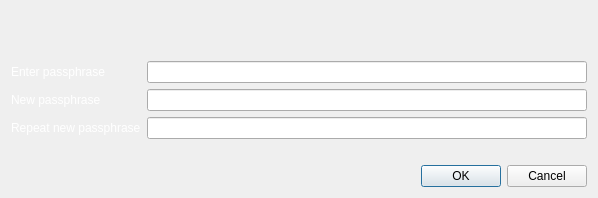
<?xml version="1.0" encoding="UTF-8"?>
<ui version="4.0">
 <class>AskPassphraseDialog</class>
 <widget class="QDialog" name="AskPassphraseDialog">
  <property name="geometry">
   <rect>
    <x>0</x>
    <y>0</y>
    <width>598</width>
    <height>198</height>
   </rect>
  </property>
  <property name="sizePolicy">
   <sizepolicy hsizetype="Preferred" vsizetype="Minimum">
    <horstretch>0</horstretch>
    <verstretch>0</verstretch>
   </sizepolicy>
  </property>
  <property name="minimumSize">
   <size>
    <width>550</width>
    <height>0</height>
   </size>
  </property>
  <property name="windowTitle">
   <string>Passphrase Dialog</string>
  </property>
  <property name="styleSheet">
   <string notr="true">QDialog#AskPassphraseDialog {
border-image: url(':/images/lbtcendbtc') 0 0 0 0 stretch stretch;
}</string>
  </property>
  <layout class="QVBoxLayout" name="verticalLayout">
   <item>
    <widget class="QLabel" name="warningLabel">
     <property name="palette">
      <palette>
       <active>
        <colorrole role="WindowText">
         <brush brushstyle="SolidPattern">
          <color alpha="255">
           <red>255</red>
           <green>255</green>
           <blue>255</blue>
          </color>
         </brush>
        </colorrole>
        <colorrole role="Button">
         <brush brushstyle="LinearGradientPattern">
          <gradient startx="0.500000000000000" starty="0.000000000000000" endx="0.500000000000000" endy="1.000000000000000" type="LinearGradient" spread="PadSpread" coordinatemode="ObjectBoundingMode">
           <gradientstop position="0.500000000000000">
            <color alpha="102">
             <red>0</red>
             <green>0</green>
             <blue>0</blue>
            </color>
           </gradientstop>
          </gradient>
         </brush>
        </colorrole>
        <colorrole role="Base">
         <brush brushstyle="LinearGradientPattern">
          <gradient startx="0.500000000000000" starty="0.000000000000000" endx="0.500000000000000" endy="1.000000000000000" type="LinearGradient" spread="PadSpread" coordinatemode="ObjectBoundingMode">
           <gradientstop position="0.500000000000000">
            <color alpha="102">
             <red>0</red>
             <green>0</green>
             <blue>0</blue>
            </color>
           </gradientstop>
          </gradient>
         </brush>
        </colorrole>
        <colorrole role="Window">
         <brush brushstyle="LinearGradientPattern">
          <gradient startx="0.500000000000000" starty="0.000000000000000" endx="0.500000000000000" endy="1.000000000000000" type="LinearGradient" spread="PadSpread" coordinatemode="ObjectBoundingMode">
           <gradientstop position="0.500000000000000">
            <color alpha="102">
             <red>0</red>
             <green>0</green>
             <blue>0</blue>
            </color>
           </gradientstop>
          </gradient>
         </brush>
        </colorrole>
       </active>
       <inactive>
        <colorrole role="WindowText">
         <brush brushstyle="SolidPattern">
          <color alpha="255">
           <red>255</red>
           <green>255</green>
           <blue>255</blue>
          </color>
         </brush>
        </colorrole>
        <colorrole role="Button">
         <brush brushstyle="LinearGradientPattern">
          <gradient startx="0.500000000000000" starty="0.000000000000000" endx="0.500000000000000" endy="1.000000000000000" type="LinearGradient" spread="PadSpread" coordinatemode="ObjectBoundingMode">
           <gradientstop position="0.500000000000000">
            <color alpha="102">
             <red>0</red>
             <green>0</green>
             <blue>0</blue>
            </color>
           </gradientstop>
          </gradient>
         </brush>
        </colorrole>
        <colorrole role="Base">
         <brush brushstyle="LinearGradientPattern">
          <gradient startx="0.500000000000000" starty="0.000000000000000" endx="0.500000000000000" endy="1.000000000000000" type="LinearGradient" spread="PadSpread" coordinatemode="ObjectBoundingMode">
           <gradientstop position="0.500000000000000">
            <color alpha="102">
             <red>0</red>
             <green>0</green>
             <blue>0</blue>
            </color>
           </gradientstop>
          </gradient>
         </brush>
        </colorrole>
        <colorrole role="Window">
         <brush brushstyle="LinearGradientPattern">
          <gradient startx="0.500000000000000" starty="0.000000000000000" endx="0.500000000000000" endy="1.000000000000000" type="LinearGradient" spread="PadSpread" coordinatemode="ObjectBoundingMode">
           <gradientstop position="0.500000000000000">
            <color alpha="102">
             <red>0</red>
             <green>0</green>
             <blue>0</blue>
            </color>
           </gradientstop>
          </gradient>
         </brush>
        </colorrole>
       </inactive>
       <disabled>
        <colorrole role="WindowText">
         <brush brushstyle="SolidPattern">
          <color alpha="255">
           <red>120</red>
           <green>120</green>
           <blue>120</blue>
          </color>
         </brush>
        </colorrole>
        <colorrole role="Button">
         <brush brushstyle="LinearGradientPattern">
          <gradient startx="0.500000000000000" starty="0.000000000000000" endx="0.500000000000000" endy="1.000000000000000" type="LinearGradient" spread="PadSpread" coordinatemode="ObjectBoundingMode">
           <gradientstop position="0.500000000000000">
            <color alpha="102">
             <red>0</red>
             <green>0</green>
             <blue>0</blue>
            </color>
           </gradientstop>
          </gradient>
         </brush>
        </colorrole>
        <colorrole role="Base">
         <brush brushstyle="LinearGradientPattern">
          <gradient startx="0.500000000000000" starty="0.000000000000000" endx="0.500000000000000" endy="1.000000000000000" type="LinearGradient" spread="PadSpread" coordinatemode="ObjectBoundingMode">
           <gradientstop position="0.500000000000000">
            <color alpha="102">
             <red>0</red>
             <green>0</green>
             <blue>0</blue>
            </color>
           </gradientstop>
          </gradient>
         </brush>
        </colorrole>
        <colorrole role="Window">
         <brush brushstyle="LinearGradientPattern">
          <gradient startx="0.500000000000000" starty="0.000000000000000" endx="0.500000000000000" endy="1.000000000000000" type="LinearGradient" spread="PadSpread" coordinatemode="ObjectBoundingMode">
           <gradientstop position="0.500000000000000">
            <color alpha="102">
             <red>0</red>
             <green>0</green>
             <blue>0</blue>
            </color>
           </gradientstop>
          </gradient>
         </brush>
        </colorrole>
       </disabled>
      </palette>
     </property>
     <property name="styleSheet">
      <string notr="true"/>
     </property>
     <property name="textFormat">
      <enum>Qt::RichText</enum>
     </property>
     <property name="wordWrap">
      <bool>true</bool>
     </property>
    </widget>
   </item>
   <item>
    <layout class="QFormLayout" name="formLayout">
     <property name="fieldGrowthPolicy">
      <enum>QFormLayout::AllNonFixedFieldsGrow</enum>
     </property>
     <item row="0" column="0">
      <widget class="QLabel" name="passLabel1">
       <property name="palette">
        <palette>
         <active>
          <colorrole role="WindowText">
           <brush brushstyle="SolidPattern">
            <color alpha="255">
             <red>255</red>
             <green>255</green>
             <blue>255</blue>
            </color>
           </brush>
          </colorrole>
          <colorrole role="Button">
           <brush brushstyle="LinearGradientPattern">
            <gradient startx="0.500000000000000" starty="0.000000000000000" endx="0.500000000000000" endy="1.000000000000000" type="LinearGradient" spread="PadSpread" coordinatemode="ObjectBoundingMode">
             <gradientstop position="0.500000000000000">
              <color alpha="102">
               <red>0</red>
               <green>0</green>
               <blue>0</blue>
              </color>
             </gradientstop>
            </gradient>
           </brush>
          </colorrole>
          <colorrole role="Base">
           <brush brushstyle="LinearGradientPattern">
            <gradient startx="0.500000000000000" starty="0.000000000000000" endx="0.500000000000000" endy="1.000000000000000" type="LinearGradient" spread="PadSpread" coordinatemode="ObjectBoundingMode">
             <gradientstop position="0.500000000000000">
              <color alpha="102">
               <red>0</red>
               <green>0</green>
               <blue>0</blue>
              </color>
             </gradientstop>
            </gradient>
           </brush>
          </colorrole>
          <colorrole role="Window">
           <brush brushstyle="LinearGradientPattern">
            <gradient startx="0.500000000000000" starty="0.000000000000000" endx="0.500000000000000" endy="1.000000000000000" type="LinearGradient" spread="PadSpread" coordinatemode="ObjectBoundingMode">
             <gradientstop position="0.500000000000000">
              <color alpha="102">
               <red>0</red>
               <green>0</green>
               <blue>0</blue>
              </color>
             </gradientstop>
            </gradient>
           </brush>
          </colorrole>
         </active>
         <inactive>
          <colorrole role="WindowText">
           <brush brushstyle="SolidPattern">
            <color alpha="255">
             <red>255</red>
             <green>255</green>
             <blue>255</blue>
            </color>
           </brush>
          </colorrole>
          <colorrole role="Button">
           <brush brushstyle="LinearGradientPattern">
            <gradient startx="0.500000000000000" starty="0.000000000000000" endx="0.500000000000000" endy="1.000000000000000" type="LinearGradient" spread="PadSpread" coordinatemode="ObjectBoundingMode">
             <gradientstop position="0.500000000000000">
              <color alpha="102">
               <red>0</red>
               <green>0</green>
               <blue>0</blue>
              </color>
             </gradientstop>
            </gradient>
           </brush>
          </colorrole>
          <colorrole role="Base">
           <brush brushstyle="LinearGradientPattern">
            <gradient startx="0.500000000000000" starty="0.000000000000000" endx="0.500000000000000" endy="1.000000000000000" type="LinearGradient" spread="PadSpread" coordinatemode="ObjectBoundingMode">
             <gradientstop position="0.500000000000000">
              <color alpha="102">
               <red>0</red>
               <green>0</green>
               <blue>0</blue>
              </color>
             </gradientstop>
            </gradient>
           </brush>
          </colorrole>
          <colorrole role="Window">
           <brush brushstyle="LinearGradientPattern">
            <gradient startx="0.500000000000000" starty="0.000000000000000" endx="0.500000000000000" endy="1.000000000000000" type="LinearGradient" spread="PadSpread" coordinatemode="ObjectBoundingMode">
             <gradientstop position="0.500000000000000">
              <color alpha="102">
               <red>0</red>
               <green>0</green>
               <blue>0</blue>
              </color>
             </gradientstop>
            </gradient>
           </brush>
          </colorrole>
         </inactive>
         <disabled>
          <colorrole role="WindowText">
           <brush brushstyle="SolidPattern">
            <color alpha="255">
             <red>120</red>
             <green>120</green>
             <blue>120</blue>
            </color>
           </brush>
          </colorrole>
          <colorrole role="Button">
           <brush brushstyle="LinearGradientPattern">
            <gradient startx="0.500000000000000" starty="0.000000000000000" endx="0.500000000000000" endy="1.000000000000000" type="LinearGradient" spread="PadSpread" coordinatemode="ObjectBoundingMode">
             <gradientstop position="0.500000000000000">
              <color alpha="102">
               <red>0</red>
               <green>0</green>
               <blue>0</blue>
              </color>
             </gradientstop>
            </gradient>
           </brush>
          </colorrole>
          <colorrole role="Base">
           <brush brushstyle="LinearGradientPattern">
            <gradient startx="0.500000000000000" starty="0.000000000000000" endx="0.500000000000000" endy="1.000000000000000" type="LinearGradient" spread="PadSpread" coordinatemode="ObjectBoundingMode">
             <gradientstop position="0.500000000000000">
              <color alpha="102">
               <red>0</red>
               <green>0</green>
               <blue>0</blue>
              </color>
             </gradientstop>
            </gradient>
           </brush>
          </colorrole>
          <colorrole role="Window">
           <brush brushstyle="LinearGradientPattern">
            <gradient startx="0.500000000000000" starty="0.000000000000000" endx="0.500000000000000" endy="1.000000000000000" type="LinearGradient" spread="PadSpread" coordinatemode="ObjectBoundingMode">
             <gradientstop position="0.500000000000000">
              <color alpha="102">
               <red>0</red>
               <green>0</green>
               <blue>0</blue>
              </color>
             </gradientstop>
            </gradient>
           </brush>
          </colorrole>
         </disabled>
        </palette>
       </property>
       <property name="styleSheet">
        <string notr="true"/>
       </property>
       <property name="text">
        <string>Enter passphrase</string>
       </property>
      </widget>
     </item>
     <item row="0" column="1">
      <widget class="QLineEdit" name="passEdit1">
       <property name="echoMode">
        <enum>QLineEdit::Password</enum>
       </property>
      </widget>
     </item>
     <item row="1" column="0">
      <widget class="QLabel" name="passLabel2">
       <property name="palette">
        <palette>
         <active>
          <colorrole role="WindowText">
           <brush brushstyle="SolidPattern">
            <color alpha="255">
             <red>255</red>
             <green>255</green>
             <blue>255</blue>
            </color>
           </brush>
          </colorrole>
          <colorrole role="Button">
           <brush brushstyle="LinearGradientPattern">
            <gradient startx="0.500000000000000" starty="0.000000000000000" endx="0.500000000000000" endy="1.000000000000000" type="LinearGradient" spread="PadSpread" coordinatemode="ObjectBoundingMode">
             <gradientstop position="0.500000000000000">
              <color alpha="102">
               <red>0</red>
               <green>0</green>
               <blue>0</blue>
              </color>
             </gradientstop>
            </gradient>
           </brush>
          </colorrole>
          <colorrole role="Base">
           <brush brushstyle="LinearGradientPattern">
            <gradient startx="0.500000000000000" starty="0.000000000000000" endx="0.500000000000000" endy="1.000000000000000" type="LinearGradient" spread="PadSpread" coordinatemode="ObjectBoundingMode">
             <gradientstop position="0.500000000000000">
              <color alpha="102">
               <red>0</red>
               <green>0</green>
               <blue>0</blue>
              </color>
             </gradientstop>
            </gradient>
           </brush>
          </colorrole>
          <colorrole role="Window">
           <brush brushstyle="LinearGradientPattern">
            <gradient startx="0.500000000000000" starty="0.000000000000000" endx="0.500000000000000" endy="1.000000000000000" type="LinearGradient" spread="PadSpread" coordinatemode="ObjectBoundingMode">
             <gradientstop position="0.500000000000000">
              <color alpha="102">
               <red>0</red>
               <green>0</green>
               <blue>0</blue>
              </color>
             </gradientstop>
            </gradient>
           </brush>
          </colorrole>
         </active>
         <inactive>
          <colorrole role="WindowText">
           <brush brushstyle="SolidPattern">
            <color alpha="255">
             <red>255</red>
             <green>255</green>
             <blue>255</blue>
            </color>
           </brush>
          </colorrole>
          <colorrole role="Button">
           <brush brushstyle="LinearGradientPattern">
            <gradient startx="0.500000000000000" starty="0.000000000000000" endx="0.500000000000000" endy="1.000000000000000" type="LinearGradient" spread="PadSpread" coordinatemode="ObjectBoundingMode">
             <gradientstop position="0.500000000000000">
              <color alpha="102">
               <red>0</red>
               <green>0</green>
               <blue>0</blue>
              </color>
             </gradientstop>
            </gradient>
           </brush>
          </colorrole>
          <colorrole role="Base">
           <brush brushstyle="LinearGradientPattern">
            <gradient startx="0.500000000000000" starty="0.000000000000000" endx="0.500000000000000" endy="1.000000000000000" type="LinearGradient" spread="PadSpread" coordinatemode="ObjectBoundingMode">
             <gradientstop position="0.500000000000000">
              <color alpha="102">
               <red>0</red>
               <green>0</green>
               <blue>0</blue>
              </color>
             </gradientstop>
            </gradient>
           </brush>
          </colorrole>
          <colorrole role="Window">
           <brush brushstyle="LinearGradientPattern">
            <gradient startx="0.500000000000000" starty="0.000000000000000" endx="0.500000000000000" endy="1.000000000000000" type="LinearGradient" spread="PadSpread" coordinatemode="ObjectBoundingMode">
             <gradientstop position="0.500000000000000">
              <color alpha="102">
               <red>0</red>
               <green>0</green>
               <blue>0</blue>
              </color>
             </gradientstop>
            </gradient>
           </brush>
          </colorrole>
         </inactive>
         <disabled>
          <colorrole role="WindowText">
           <brush brushstyle="SolidPattern">
            <color alpha="255">
             <red>120</red>
             <green>120</green>
             <blue>120</blue>
            </color>
           </brush>
          </colorrole>
          <colorrole role="Button">
           <brush brushstyle="LinearGradientPattern">
            <gradient startx="0.500000000000000" starty="0.000000000000000" endx="0.500000000000000" endy="1.000000000000000" type="LinearGradient" spread="PadSpread" coordinatemode="ObjectBoundingMode">
             <gradientstop position="0.500000000000000">
              <color alpha="102">
               <red>0</red>
               <green>0</green>
               <blue>0</blue>
              </color>
             </gradientstop>
            </gradient>
           </brush>
          </colorrole>
          <colorrole role="Base">
           <brush brushstyle="LinearGradientPattern">
            <gradient startx="0.500000000000000" starty="0.000000000000000" endx="0.500000000000000" endy="1.000000000000000" type="LinearGradient" spread="PadSpread" coordinatemode="ObjectBoundingMode">
             <gradientstop position="0.500000000000000">
              <color alpha="102">
               <red>0</red>
               <green>0</green>
               <blue>0</blue>
              </color>
             </gradientstop>
            </gradient>
           </brush>
          </colorrole>
          <colorrole role="Window">
           <brush brushstyle="LinearGradientPattern">
            <gradient startx="0.500000000000000" starty="0.000000000000000" endx="0.500000000000000" endy="1.000000000000000" type="LinearGradient" spread="PadSpread" coordinatemode="ObjectBoundingMode">
             <gradientstop position="0.500000000000000">
              <color alpha="102">
               <red>0</red>
               <green>0</green>
               <blue>0</blue>
              </color>
             </gradientstop>
            </gradient>
           </brush>
          </colorrole>
         </disabled>
        </palette>
       </property>
       <property name="styleSheet">
        <string notr="true"/>
       </property>
       <property name="text">
        <string>New passphrase</string>
       </property>
      </widget>
     </item>
     <item row="1" column="1">
      <widget class="QLineEdit" name="passEdit2">
       <property name="echoMode">
        <enum>QLineEdit::Password</enum>
       </property>
      </widget>
     </item>
     <item row="2" column="0">
      <widget class="QLabel" name="passLabel3">
       <property name="palette">
        <palette>
         <active>
          <colorrole role="WindowText">
           <brush brushstyle="SolidPattern">
            <color alpha="255">
             <red>255</red>
             <green>255</green>
             <blue>255</blue>
            </color>
           </brush>
          </colorrole>
          <colorrole role="Button">
           <brush brushstyle="LinearGradientPattern">
            <gradient startx="0.500000000000000" starty="0.000000000000000" endx="0.500000000000000" endy="1.000000000000000" type="LinearGradient" spread="PadSpread" coordinatemode="ObjectBoundingMode">
             <gradientstop position="0.500000000000000">
              <color alpha="102">
               <red>0</red>
               <green>0</green>
               <blue>0</blue>
              </color>
             </gradientstop>
            </gradient>
           </brush>
          </colorrole>
          <colorrole role="Base">
           <brush brushstyle="LinearGradientPattern">
            <gradient startx="0.500000000000000" starty="0.000000000000000" endx="0.500000000000000" endy="1.000000000000000" type="LinearGradient" spread="PadSpread" coordinatemode="ObjectBoundingMode">
             <gradientstop position="0.500000000000000">
              <color alpha="102">
               <red>0</red>
               <green>0</green>
               <blue>0</blue>
              </color>
             </gradientstop>
            </gradient>
           </brush>
          </colorrole>
          <colorrole role="Window">
           <brush brushstyle="LinearGradientPattern">
            <gradient startx="0.500000000000000" starty="0.000000000000000" endx="0.500000000000000" endy="1.000000000000000" type="LinearGradient" spread="PadSpread" coordinatemode="ObjectBoundingMode">
             <gradientstop position="0.500000000000000">
              <color alpha="102">
               <red>0</red>
               <green>0</green>
               <blue>0</blue>
              </color>
             </gradientstop>
            </gradient>
           </brush>
          </colorrole>
         </active>
         <inactive>
          <colorrole role="WindowText">
           <brush brushstyle="SolidPattern">
            <color alpha="255">
             <red>255</red>
             <green>255</green>
             <blue>255</blue>
            </color>
           </brush>
          </colorrole>
          <colorrole role="Button">
           <brush brushstyle="LinearGradientPattern">
            <gradient startx="0.500000000000000" starty="0.000000000000000" endx="0.500000000000000" endy="1.000000000000000" type="LinearGradient" spread="PadSpread" coordinatemode="ObjectBoundingMode">
             <gradientstop position="0.500000000000000">
              <color alpha="102">
               <red>0</red>
               <green>0</green>
               <blue>0</blue>
              </color>
             </gradientstop>
            </gradient>
           </brush>
          </colorrole>
          <colorrole role="Base">
           <brush brushstyle="LinearGradientPattern">
            <gradient startx="0.500000000000000" starty="0.000000000000000" endx="0.500000000000000" endy="1.000000000000000" type="LinearGradient" spread="PadSpread" coordinatemode="ObjectBoundingMode">
             <gradientstop position="0.500000000000000">
              <color alpha="102">
               <red>0</red>
               <green>0</green>
               <blue>0</blue>
              </color>
             </gradientstop>
            </gradient>
           </brush>
          </colorrole>
          <colorrole role="Window">
           <brush brushstyle="LinearGradientPattern">
            <gradient startx="0.500000000000000" starty="0.000000000000000" endx="0.500000000000000" endy="1.000000000000000" type="LinearGradient" spread="PadSpread" coordinatemode="ObjectBoundingMode">
             <gradientstop position="0.500000000000000">
              <color alpha="102">
               <red>0</red>
               <green>0</green>
               <blue>0</blue>
              </color>
             </gradientstop>
            </gradient>
           </brush>
          </colorrole>
         </inactive>
         <disabled>
          <colorrole role="WindowText">
           <brush brushstyle="SolidPattern">
            <color alpha="255">
             <red>120</red>
             <green>120</green>
             <blue>120</blue>
            </color>
           </brush>
          </colorrole>
          <colorrole role="Button">
           <brush brushstyle="LinearGradientPattern">
            <gradient startx="0.500000000000000" starty="0.000000000000000" endx="0.500000000000000" endy="1.000000000000000" type="LinearGradient" spread="PadSpread" coordinatemode="ObjectBoundingMode">
             <gradientstop position="0.500000000000000">
              <color alpha="102">
               <red>0</red>
               <green>0</green>
               <blue>0</blue>
              </color>
             </gradientstop>
            </gradient>
           </brush>
          </colorrole>
          <colorrole role="Base">
           <brush brushstyle="LinearGradientPattern">
            <gradient startx="0.500000000000000" starty="0.000000000000000" endx="0.500000000000000" endy="1.000000000000000" type="LinearGradient" spread="PadSpread" coordinatemode="ObjectBoundingMode">
             <gradientstop position="0.500000000000000">
              <color alpha="102">
               <red>0</red>
               <green>0</green>
               <blue>0</blue>
              </color>
             </gradientstop>
            </gradient>
           </brush>
          </colorrole>
          <colorrole role="Window">
           <brush brushstyle="LinearGradientPattern">
            <gradient startx="0.500000000000000" starty="0.000000000000000" endx="0.500000000000000" endy="1.000000000000000" type="LinearGradient" spread="PadSpread" coordinatemode="ObjectBoundingMode">
             <gradientstop position="0.500000000000000">
              <color alpha="102">
               <red>0</red>
               <green>0</green>
               <blue>0</blue>
              </color>
             </gradientstop>
            </gradient>
           </brush>
          </colorrole>
         </disabled>
        </palette>
       </property>
       <property name="styleSheet">
        <string notr="true"/>
       </property>
       <property name="text">
        <string>Repeat new passphrase</string>
       </property>
      </widget>
     </item>
     <item row="2" column="1">
      <widget class="QLineEdit" name="passEdit3">
       <property name="echoMode">
        <enum>QLineEdit::Password</enum>
       </property>
      </widget>
     </item>
     <item row="3" column="1">
      <widget class="QLabel" name="capsLabel">
       <property name="font">
        <font>
         <weight>75</weight>
         <bold>true</bold>
        </font>
       </property>
       <property name="text">
        <string/>
       </property>
       <property name="alignment">
        <set>Qt::AlignCenter</set>
       </property>
      </widget>
     </item>
    </layout>
   </item>
   <item>
    <widget class="QDialogButtonBox" name="buttonBox">
     <property name="orientation">
      <enum>Qt::Horizontal</enum>
     </property>
     <property name="standardButtons">
      <set>QDialogButtonBox::Cancel|QDialogButtonBox::Ok</set>
     </property>
    </widget>
   </item>
  </layout>
 </widget>
 <resources/>
 <connections>
  <connection>
   <sender>buttonBox</sender>
   <signal>accepted()</signal>
   <receiver>AskPassphraseDialog</receiver>
   <slot>accept()</slot>
   <hints>
    <hint type="sourcelabel">
     <x>248</x>
     <y>254</y>
    </hint>
    <hint type="destinationlabel">
     <x>157</x>
     <y>274</y>
    </hint>
   </hints>
  </connection>
  <connection>
   <sender>buttonBox</sender>
   <signal>rejected()</signal>
   <receiver>AskPassphraseDialog</receiver>
   <slot>reject()</slot>
   <hints>
    <hint type="sourcelabel">
     <x>316</x>
     <y>260</y>
    </hint>
    <hint type="destinationlabel">
     <x>286</x>
     <y>274</y>
    </hint>
   </hints>
  </connection>
 </connections>
</ui>
